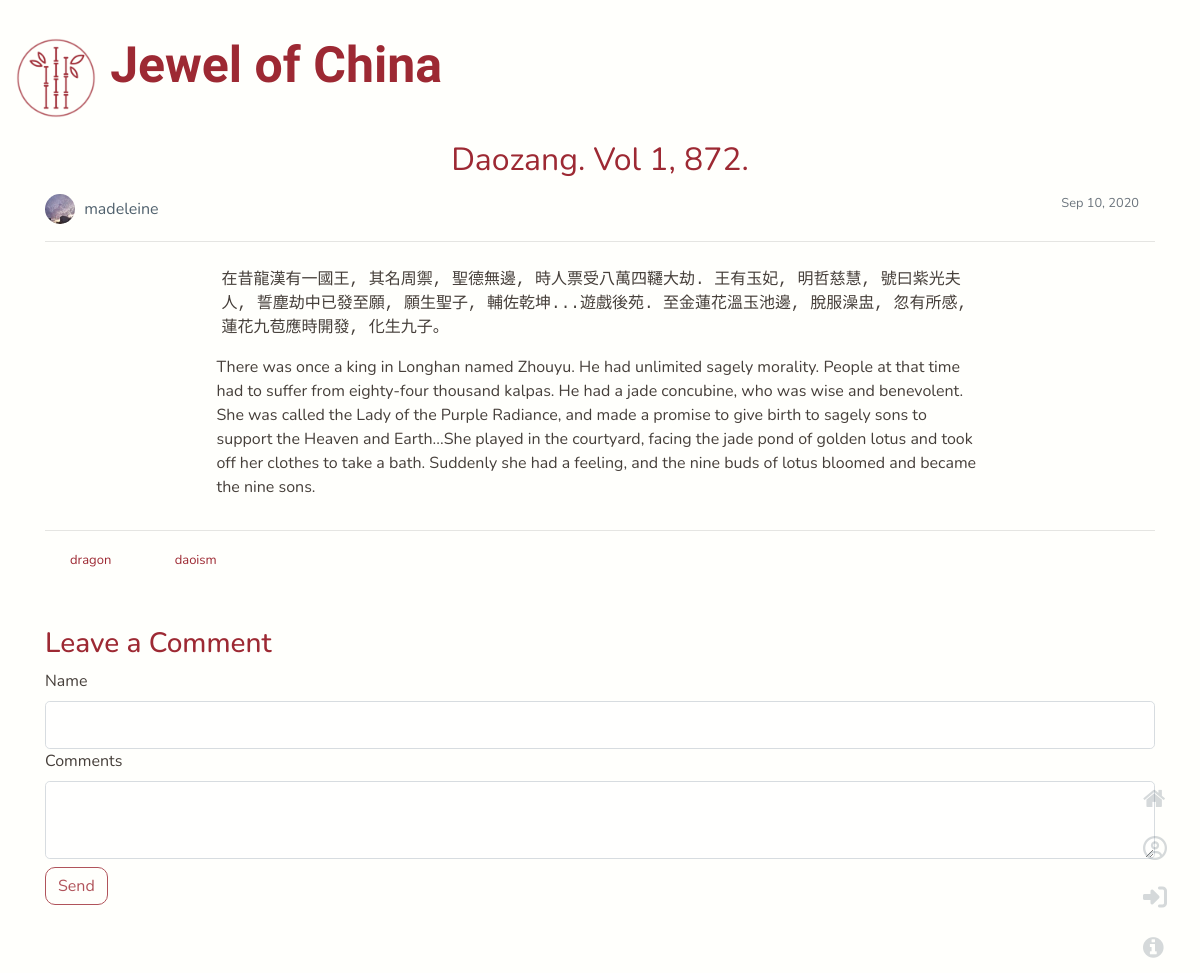
/post/6, run on an earlier commit of the app's database.
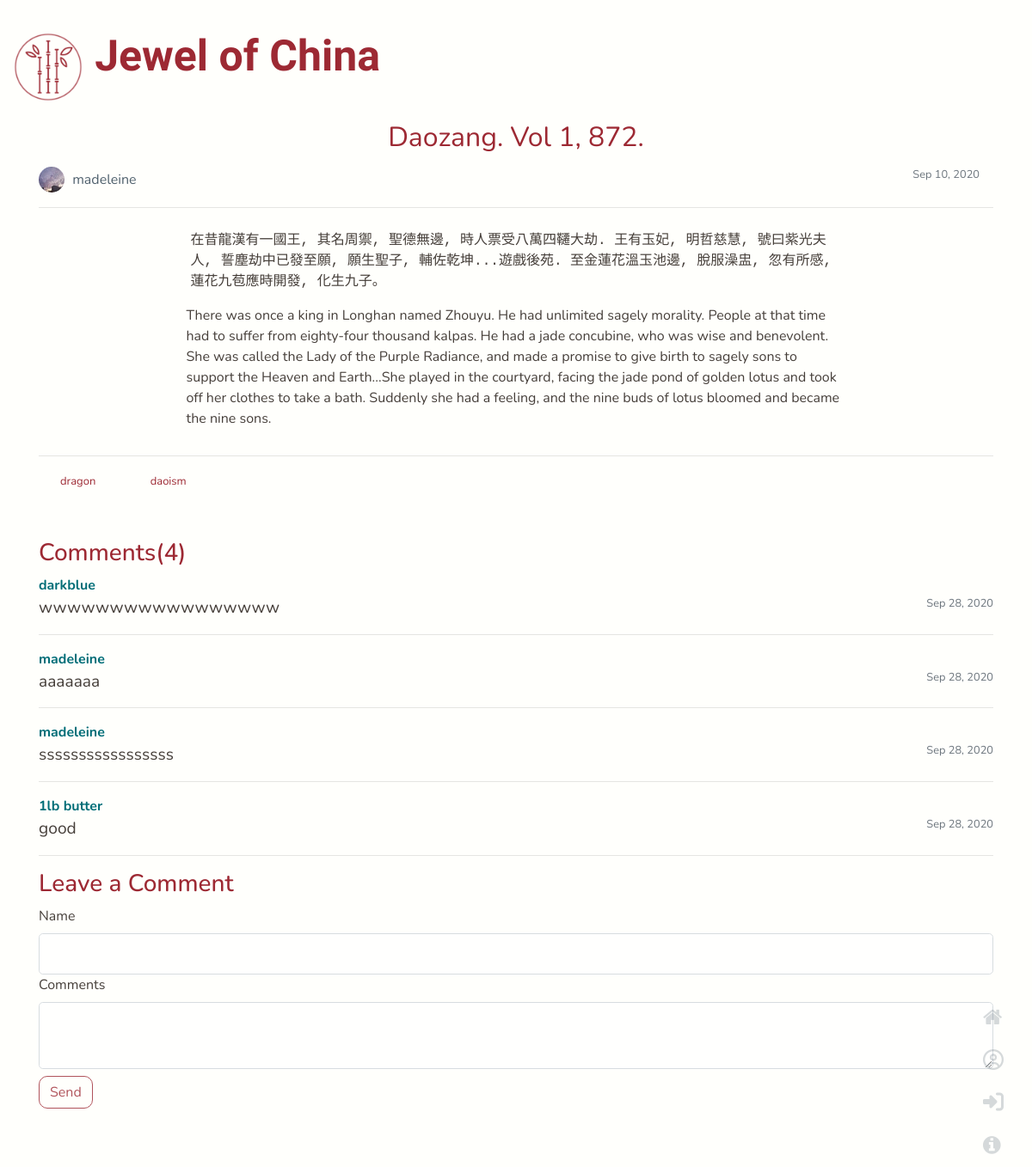
And on a later commit of the database.
### flaskwebsite/models.py (models this page shows, shortened)
class Post(db.Model):
    post_id = db.Column(db.Integer, primary_key=True)
    title = db.Column(db.String(100), nullable=False)
    date_posted = db.Column(db.DateTime, nullable=False, default=datetime.utcnow)
    chinese_content = db.Column(db.Text, nullable=False)
    content = db.Column(db.Text, nullable=False)
    user_id = db.Column(db.Integer, db.ForeignKey('user.id'), nullable=False)
    tags = db.relationship('Tag', secondary=tags, backref=db.backref('post_tags', lazy='dynamic'))
    comments = db.relationship('Comment', backref='comments', lazy=True)

class User(db.Model, UserMixin):
    id = db.Column(db.Integer, primary_key=True)
    username = db.Column(db.String(20), unique=True, nullable=False)
    email = db.Column(db.String(120), unique=True, nullable=False)
    image_file = db.Column(db.String(20), nullable=False, default='default.jpg')
    password = db.Column(db.String(60), nullable=False)
    posts = db.relationship('Post', backref='author', lazy=True)

class Tag(db.Model):
    tag_id = db.Column(db.Integer, primary_key=True)
    name = db.Column(db.String(20))

class Comment(db.Model):
    comment_id = db.Column(db.Integer, primary_key=True)
    name = db.Column(db.String(100),  nullable=False)
    date_commented = db.Column(db.DateTime, nullable=False, default=datetime.utcnow)
    comment = db.Column(db.String, nullable=False)
    post_id = db.Column(db.Integer, db.ForeignKey('post.post_id'), nullable=False)

### flaskwebsite/routes.py (the view, shortened to what this page needs)
@app.route('/post/<int:post_id>', methods=['GET', 'POST'])
def post(post_id):
    form = CommentForm()
    post = Post.query.get_or_404(post_id)
    comments = Comment.query.filter_by(post_id=post_id).order_by(Comment.date_commented.desc()).all()
    return render_template('post.html', title=post.title, post=post, form=form, comments=comments)

### flaskwebsite/forms.py
class CommentForm(FlaskForm):
    name = StringField('Name', validators=[length(max=20)])
    comments = TextAreaField('Comments', validators=[length(min=2)])
    submit2 = SubmitField('Send')

### flaskwebsite/templates/post.html (shortened to what this page needs)
{% extends "layout.html" %}
{% block content %}
    <div class="container">
    <article class="article mb-2">
        <div class="media-body">
            <div class="post-title article-center">{{ post.title }}</div>
            <div class="article-metadata">
                <img class="rounded-circle article-img" src="{{url_for('static', filename='profile_pics/' + post.author.image_file)}}">
                <a class="article-author" href="{{url_for('user_posts', username=post.author.username)}}">{{ post.author.username }}</a>
                <small class="text-muted time mr-3">
                {{ post.date_posted.strftime('%b %d, %Y')}}
                </small>
            <hr>
                <div class="chinese article-center">{{ post.chinese_content|safe }}</div>
                <div class="article-content article-center"><div>{{ post.content|safe}}</div></div>
            </div>
        </div>
        <hr>
            {% for tag in post.tags %}
                <a href="{{ url_for('search_tag', tag=tag.name)}}" class="col-sm-1 tag">
                {{ tag.name }}
                </a>
            {% endfor %}
    </article>
        <br>
    <br>
    {% if comments %}
        <h3 class="color1">Comments({{ comments | length }})</h3>
    {% endif %}
    {% for comment in comments %}
        <div class="comment-name"> {{ comment.name }}</div>
        <small class="text-muted time">{{ comment.date_commented.strftime('%b %d, %Y') }}</small>
        <div class="comment">{{ comment.comment }}</div>
    <hr>
    {% endfor %}
    <h3 class="color1">Leave a Comment</h3>
    <form method="post" action="" class="mb-5">
        {% if not current_user.is_active %}
            {{ form.name.label(class="form-control-label") }}
            {{ form.name(class="form-control form-control-lg") }}
        {% else %}
            <img class="rounded-circle article-img" src="{{url_for('static',
                         filename='profile_pics/' + current_user.image_file)}}">
            {{ current_user.username }}<br><br>
        {% endif %}
            {{ form.comments.label(class="form-control-label") }}
            {{ form.comments(class="form-control form-control-lg") }}
            {{ form.submit2(class="btn btn-section mt-2") }}
    </form>
    </div>
{% endblock %}

### flaskwebsite/templates/layout.html (shortened to what this page needs)
<!doctype html>
<html lang="en">
  <head>
      <link rel="stylesheet" href="https://stackpath.bootstrapcdn.com/bootstrap/4.4.1/css/bootstrap.min.css">
      <link rel="stylesheet" type="text/css" href="{{ url_for('static', filename='main.css') }}">
      <link rel="stylesheet" href="https://cdnjs.cloudflare.com/ajax/libs/font-awesome/4.7.0/css/font-awesome.min.css">
</head>
  </head>
  <body>
    <div class="navbar">
        <a class="header" href="{{ url_for('home') }}">
            <img class="image" src="/static/logo.png" alt="logo">
            <div class="page-header">Jewel of China</div>
        </a>
    </div>
    {% block content %}{% endblock %}
    <div class="sidenav">
      <div class="about">
          <a id="home" href="{{url_for('home')}}"><i class="fa fa-home" style="font-size:24px"></i></a>
            {% if current_user.is_authenticated %}
            <a class="nav-item nav-link" id="post" href="{{url_for('create_post')}}"><i class='far fa-edit' style='font-size:21px'></i></a>
            <a class="nav-item nav-link" id="account" href="{{url_for('account')}}"><i class='far fa-user-circle' style='font-size:22px'></i></a>
            <a class="nav-item nav-link" id="logout"  href="{{url_for('logout')}}"><i class='fas fa-user-alt-slash' style='font-size:20px'></i></a>
        {% else %}
            <a class="nav-item nav-link" id="register" href="{{url_for('register')}}"><i class='far fa-user-circle' style='font-size:24px'></i></a>
            <a class="nav-item nav-link" href="{{url_for('login')}}"><i class='fas fa-sign-in-alt' style='font-size:24px'></i></a>
        {% endif %}
            <a class="nav-item nav-link" data-toggle="modal" data-target="#about" href="#"><i class="fa fa-info-circle" style="font-size:24px"></i></a>
      </div>
    </div>
  </body>
</html>

### flaskwebsite/static/main.css (style rules this page uses)
:root { --bgcolor: #fffffc; --primary: #9d2933; --secendory: #50616d; --third: #463f3a; --english: "Nunito"; --title: "La Belle Aurore"; --sub-title: "Noto Sans"; }
body { background-color: var(--bgcolor); color: var(--third); background-image: url("https://www.transparenttextures.com/patterns/cream-dust.png"); font-family: var(--english), sans-serif; min-height: 100vh; padding-bottom: 20px; }
.image { max-width: 80px; height: auto; width: auto\9; }
@media screen and (min-width: 701px) { div.page-header { color: var(--primary); font-family: var(--title), sans-serif; padding: 20px 0 10px 10px; display: inline-block; font-size: 50px; font-weight: bolder; } }
.color1 { color:var(--primary); }
.sidenav { height: 100%; width: 100px; position: fixed; z-index: 1; top: 0; right: -20px; overflow-x: hidden; padding-top: 20px; opacity: 40%; }
.sidenav a { padding: 6px 8px 6px 16px; text-decoration: none; font-size: 25px; color: var(--secendory); display: block; opacity: 60%; }
.about { position: fixed; bottom: 0; right: 25px; }
.btn-section { color: var(--primary); border: 1px solid var(--primary); border-radius: 10px; opacity: 80%; }
.form-control { opacity: 80%; }
.chinese { font-family: KaiTi, monospace; padding: 5px; }
.article-center { margin: auto; width: 70%; padding: 10px; position: center; }
.article-author { color: var(--secendory); margin-right: 30px; padding-bottom: 50px; }
.article-metadata { padding-bottom: 10px; }
.post-title { color: var(--primary); font-size: xx-large; text-align: center; }
.article-content { padding: 5px; font-family: var(--english); }
.article-img { height: 30px; width: 30px; margin-right: 5px; margin-bottom: 1px; }
.tag { font-size: small; color: var(--primary); margin-right: 20px; margin-left: 10px; }
.time { float: right }
.comment-name { color: #006d77; font-weight: bold; }
.comment { font-size: larger; }

What changed in the data, as far as the page shows it:
added Comment: name "darkblue", date_commented "Sep 28, 2020", comment "wwwwwwwwwwwwwwwww"
added Comment: name "madeleine", date_commented "Sep 28, 2020", comment "aaaaaaa"
added Comment: name "madeleine", date_commented "Sep 28, 2020", comment "sssssssssssssssss"
added Comment: name "1lb butter", date_commented "Sep 28, 2020", comment "good"
Also different on the page:
{{ comments | length }}: (not shown) → "4"
text now shown: "Comments( )"
